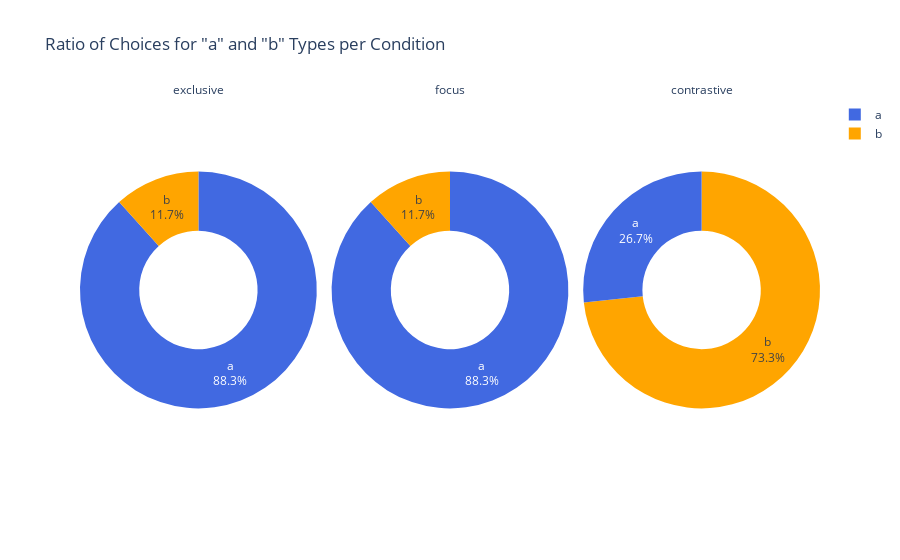

Notebook code cell kept with this figure:
### Code cell
import plotly.express as px

# Prepare data for donut chart: one donut per condition, split by chosen_type
donut_data = []
for cond in type_counts.index:
    for chosen_type in type_counts.columns:
        count = type_counts.loc[cond, chosen_type]
        donut_data.append({
            'condition': cond,
            'chosen_type': chosen_type if pd.notnull(chosen_type) else 'None',
            'count': count
        })

donut_df = pd.DataFrame(donut_data)

# Filter out 'practice' and 'attention-check' conditions before plotting
exclude_conditions = ['practice', 'attention-check']
plot_conditions = [c for c in type_counts.index if c not in exclude_conditions]
filtered_donut_df = donut_df[donut_df['condition'].isin(plot_conditions)]

fig = px.pie(
    filtered_donut_df,
    names='chosen_type',
    values='count',
    color='chosen_type',
    facet_col='condition',
    hole=0.5,
    title='Ratio of Choices for "a" and "b" Types per Condition',
    color_discrete_map={'a': 'royalblue', 'b': 'orange', 'None': 'lightgray'}
)
fig.update_traces(textinfo='percent+label')
fig.for_each_annotation(lambda a: a.update(text=a.text.split("=")[-1]))
fig.show()

### Figure 1 — Plotly figure (JSON) as saved in the notebook; plotly's stock layout.template omitted (floating-point values rounded to 4 significant figures)
{"data": [{"customdata": [["a"], ["b"]], "domain": {"x": [0, 0.32], "y": [0, 1]}, "hole": 0.5, "hovertemplate": "condition=exclusive<br>chosen_type=%{customdata[0]}<br>count=%{value}<extra></extra>", "labels": ["a", "b"], "legendgroup": "", "marker": {"colors": ["royalblue", "orange"]}, "name": "", "showlegend": true, "textinfo": "percent+label", "type": "pie", "values": [53, 7]}, {"customdata": [["a"], ["b"]], "domain": {"x": [0.34, 0.66], "y": [0, 1]}, "hole": 0.5, "hovertemplate": "condition=focus<br>chosen_type=%{customdata[0]}<br>count=%{value}<extra></extra>", "labels": ["a", "b"], "legendgroup": "", "marker": {"colors": ["royalblue", "orange"]}, "name": "", "showlegend": true, "textinfo": "percent+label", "type": "pie", "values": [53, 7]}, {"customdata": [["a"], ["b"]], "domain": {"x": [0.68, 1.0], "y": [0, 1]}, "hole": 0.5, "hovertemplate": "condition=contrastive<br>chosen_type=%{customdata[0]}<br>count=%{value}<extra></extra>", "labels": ["a", "b"], "legendgroup": "", "marker": {"colors": ["royalblue", "orange"]}, "name": "", "showlegend": true, "textinfo": "percent+label", "type": "pie", "values": [16, 44]}], "layout": {"annotations": [{"font": {}, "showarrow": false, "text": "exclusive", "x": 0.16, "xanchor": "center", "xref": "paper", "y": 1, "yanchor": "bottom", "yref": "paper"}, {"font": {}, "showarrow": false, "text": "focus", "x": 0.5, "xanchor": "center", "xref": "paper", "y": 1, "yanchor": "bottom", "yref": "paper"}, {"font": {}, "showarrow": false, "text": "contrastive", "x": 0.84, "xanchor": "center", "xref": "paper", "y": 1, "yanchor": "bottom", "yref": "paper"}], "legend": {"tracegroupgap": 0}, "title": {"text": "Ratio of Choices for \"a\" and \"b\" Types per Condition"}}}
